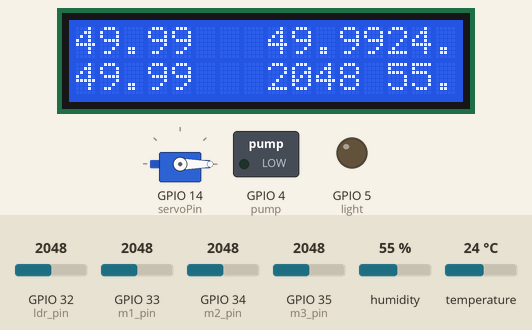
A sketch run on a simulated ESP32. Shown: 16×2 character LCD, servo, switched loads named in the sketch (green lamp = pin HIGH), output pins drawn as LEDs (lit = HIGH). Inputs (shaded band) come from the test bench; at power-on: GPIO 33 (m1_pin) = 2048, GPIO 34 (m2_pin) = 2048, GPIO 32 (ldr_pin) = 2048, GPIO 35 (m3_pin) = 2048, humidity 55 %, temperature 24 °C. WiFi joins after 1.5 s; servers stay silent unless stated; web services answer with replies made up by the test bench; what the sketch prints to the serial monitor is not drawn.

Above: at 3.0 s.
3.1 s: GPIO 33 (m1_pin) set to 2800
At 3.9 s:
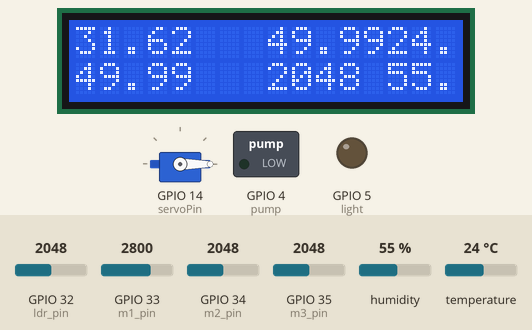
4.8 s: GPIO 33 (m1_pin) set to 2938
At 7.0 s:
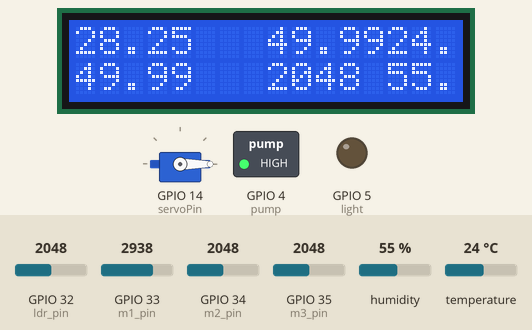
7.3 s: GPIO 33 (m1_pin) set to 2866
At 11.2 s:
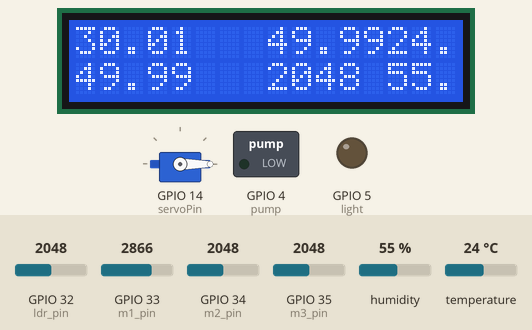
11.6 s: GPIO 34 (m2_pin) set to 2811
At 13.1 s:
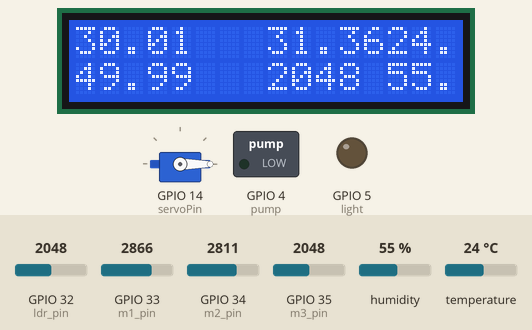
14.1 s: GPIO 34 (m2_pin) set to 2922
At 16.1 s:
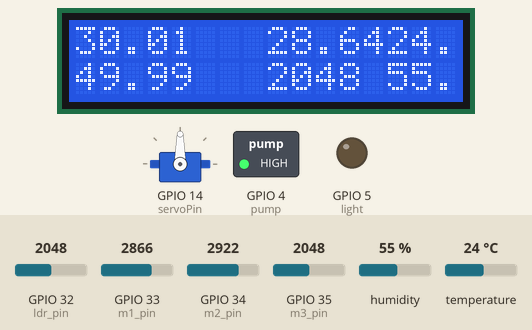
16.6 s: GPIO 34 (m2_pin) set to 2866
At 20.4 s:
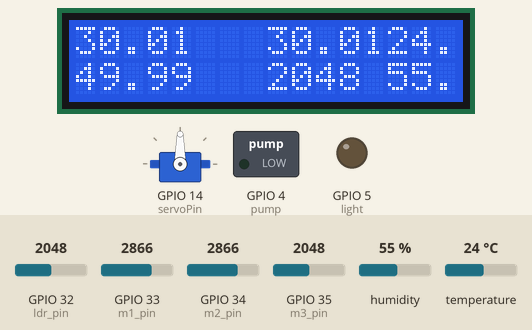
Timing chart, 0 to 21.8 s (numbered marks = the images above; inputs shaded):
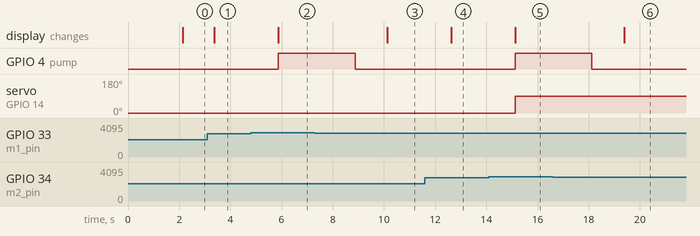

Measured:
- the behaviour switches between 2866 and 2867 on GPIO 33 (m1_pin) (found by bisection; images 1 and 2)
- the behaviour switches between 2866 and 2867 on GPIO 34 (m2_pin) (found by bisection; images 4 and 5)
- after the input at 3.1 s, the display: changes after 0.27 s (image 1)
- after the input at 4.8 s, GPIO 4 (pump): LOW → HIGH after 1.1 s; the display: changes after 1.1 s (image 2)
- after the input at 7.3 s, GPIO 4 (pump): HIGH → LOW after 1.6 s; the display: changes after 2.8 s (image 3)
- after the input at 11.6 s, the display: changes after 1.0 s (image 4)
- after the input at 14.1 s, GPIO 4 (pump): LOW → HIGH after 1.0 s; servo on GPIO 14 (servoPin): 0° → 90° after 1.0 s; the display: changes after 1.0 s (image 5)
- after the input at 16.6 s, GPIO 4 (pump): HIGH → LOW after 1.5 s; the display: changes after 2.8 s (image 6)

The sketch:

Agrivision.ino
```cpp
#include <ESP32Servo.h>
#include "DHT.h"
#include <WiFi.h>
#include <HTTPClient.h>
#include <LiquidCrystal_I2C.h>


#define DHTTYPE DHT11
#define DHTPIN 13
#define BLYNK_TEMPLATE_ID "TMPL3Z3nJxn27"
#define BLYNK_TEMPLATE_NAME "Smart Irrigation"
#define BLYNK_AUTH_TOKEN "Jw0rHWQxeu9T5c_Bd6AS44OD-sX4X7Ba"

#define BLYNK_POINT Serial

#include <BlynkSimpleEsp32.h>
char auth[] = BLYNK_AUTH_TOKEN;
char ssid[] = "Hunter";
char pass[] = "qwertyuiop";

LiquidCrystal_I2C lcd(0x27, 16, 2);

BlynkTimer timer;

Servo myservo;  // create servo object to control a servo
int servoPin = 14; // Pin to which the servo is connected
int pos = 0;
int light = 5;
const int pump = 4;
int ldr_pin = 32;


DHT dht(DHTPIN, DHTTYPE);
const char *serverName = "http://api.thingspeak.com/update";
String apiKey = "FIYN38D3UTXG2S6A";


const int m1_pin = 33;
const int m2_pin = 34;
const int m3_pin = 35;


float m1_moi = 0.0;
float m2_moi = 0.0;
float m3_moi = 0.0;
int ldr_val = 1900;
int threshold = 30;
float h = 0.0;
float t = 0.0;
int pump_flag = 0;
int automatic_flag = 1;

void sendMoisture1() {
  if (m1_moi < 30) {
    Serial.print(m1_moi);
    Blynk.logEvent("moisture_1", "moisture is less in sensor 1");
  }
}

void sendMoisture2() {
  if (m2_moi < 30) {
    Serial.print(m2_moi);
    Blynk.logEvent("moisture_2", "moisture is less in sensor 2");
  }
}

void sendMoisture3() {
  if (m3_moi < 30) {
    Serial.print(m3_moi);
    Blynk.logEvent("moisture_3", "moisture is less in sensor 3");
  }
}

void sendLdr() {
  if (ldr_val < 1000) {
    Blynk.logEvent("ldr", "Light is low");
  }
}

void sendHumidity() {
  if (h >= 90.0) {
    Blynk.logEvent("humidity", "Humidity is very high");
  }
}

BLYNK_WRITE(V0) {
  pump_flag = param.asInt();
  Serial.print("Pump flag is ");
  Serial.println(pump_flag);
}

BLYNK_WRITE(V1) {
  automatic_flag = param.asInt();
  Serial.print("Automatic Flag is ");
  Serial.println(automatic_flag);
}

void setup() {
  Serial.begin(115200);
  lcd.init();
  lcd.clear();
  lcd.backlight();
  WiFi.begin(ssid, pass);
  dht.begin();
  Serial.println("Connecting");

  while (WiFi.status() != WL_CONNECTED)
  {

      delay(500);
      Serial.print(".");
  }

  Serial.println("");
  Serial.print("Connected to WiFi network with IP Address: ");    Serial.println(WiFi.localIP());


  lcd.setCursor(0,0);

  myservo.attach(servoPin);
  // pinMode(datapin, OUTPUT);
  pinMode(pump, OUTPUT);
  pinMode(light, OUTPUT);
  myservo.write(pos);

  Blynk.begin(auth, ssid, pass);
  timer.setInterval(5000L, sendMoisture1);
  timer.setInterval(5000L, sendMoisture2);
  timer.setInterval(5000L, sendMoisture3);
  timer.setInterval(5000L, sendLdr);
  timer.setInterval(5000L, sendHumidity);


}

void loop() {
  Blynk.run();
  timer.run();
  // getting the value of moisture
  float m1_val = analogRead(m1_pin);
  float m2_val = analogRead(m2_pin);
  float m3_val = analogRead(m3_pin);

  m1_moi = moisture_val(m1_val, 1);
  m2_moi = moisture_val(m2_val, 2);
  m3_moi = moisture_val(m3_val, 3);
  ldr_val = analogRead(ldr_pin);

  WiFiClient client;
  HTTPClient http;
  h = dht.readHumidity();
  t = dht.readTemperature();
  http.begin(client, serverName);
  http.addHeader("Content-Type", "application/x-www-form-urlencoded");
  String httpRequestData = "api_key=" + apiKey + "&field1=" + String(t) + "&field2=" + String(h) + "&field3=" + String(ldr_val) + "&field4=" + String(m1_moi)  + "&field5=" + String(m2_moi) + "&field6=" + String(m3_moi);
  int httpResponseCode = http.POST(httpRequestData);
  Serial.println("humidity, temperature");
  Serial.print(h);
  Serial.print(" ");
  Serial.print(t);
  Serial.println(httpResponseCode);

  lcd.setCursor(0, 0);
  lcd.print(m1_moi);
  lcd.print(" ");
  lcd.setCursor(8, 0);
  lcd.print(m2_moi);
  lcd.setCursor(0, 1);
  lcd.print(m3_moi);
  lcd.setCursor(8, 1);
  lcd.print(ldr_val);
  lcd.setCursor(13, 0);
  lcd.print(t);
  lcd.setCursor(13, 1);
  lcd.print(h);

  if (automatic_flag == 1) {
    while (m1_moi < threshold) {
      myservo.write(0);
      digitalWrite(pump, HIGH);
      m1_moi = analogRead(m1_pin);
      m1_moi = moisture_val(m1_moi, 1);
      delay(1000);
    }
    digitalWrite(pump, LOW);

    while (m2_moi < threshold) {
      myservo.write(90);
      digitalWrite(pump, HIGH);
      m2_moi = analogRead(m2_pin);
      m2_moi = moisture_val(m2_moi, 2);
      delay(1000);
    }
    digitalWrite(pump, LOW);

    while (m3_moi < threshold) {
      myservo.write(180);
      digitalWrite(pump, HIGH);
      m3_moi = analogRead(m3_pin);
      m3_moi = moisture_val(m3_moi, 3);
      delay(1000);
    }
    digitalWrite(pump, LOW);
  } else {
    if (pump_flag == 1) {
      digitalWrite(pump, HIGH);
    } else {
      digitalWrite(pump, LOW);
    }
  }
  delay(1000);
}


float moisture_val(float val, int num) {
  float _moisture =(100 - ((val/4095.00)*100));
  Serial.print("Moisture Percentange ");
  Serial.print(num);
  Serial.print(" Value: ");
  Serial.println(_moisture);
  return _moisture;
}
```
